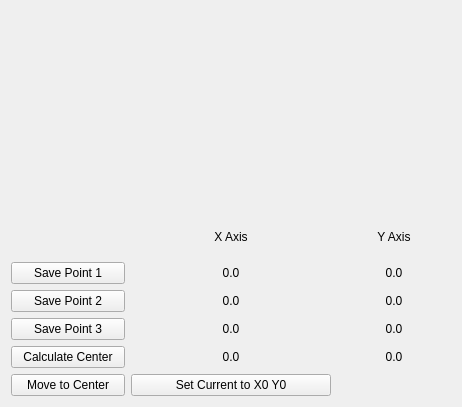
<?xml version="1.0" encoding="UTF-8"?>
<ui version="4.0">
 <class>Form</class>
 <widget class="QWidget" name="Form">
  <property name="geometry">
   <rect>
    <x>0</x>
    <y>0</y>
    <width>462</width>
    <height>407</height>
   </rect>
  </property>
  <property name="windowTitle">
   <string>Form</string>
  </property>
  <layout class="QGridLayout" name="gridLayout">
   <item row="8" column="0">
    <widget class="QPushButton" name="move_to_center_pb">
     <property name="text">
      <string>Move to Center</string>
     </property>
    </widget>
   </item>
   <item row="3" column="1">
    <widget class="QLabel" name="label_2">
     <property name="text">
      <string>X Axis</string>
     </property>
     <property name="alignment">
      <set>Qt::AlignCenter</set>
     </property>
    </widget>
   </item>
   <item row="4" column="1">
    <widget class="QLabel" name="point_1_x">
     <property name="text">
      <string>0.0</string>
     </property>
     <property name="alignment">
      <set>Qt::AlignCenter</set>
     </property>
    </widget>
   </item>
   <item row="4" column="2">
    <widget class="QLabel" name="point_1_y">
     <property name="text">
      <string>0.0</string>
     </property>
     <property name="alignment">
      <set>Qt::AlignCenter</set>
     </property>
    </widget>
   </item>
   <item row="5" column="2">
    <widget class="QLabel" name="point_2_y">
     <property name="text">
      <string>0.0</string>
     </property>
     <property name="alignment">
      <set>Qt::AlignCenter</set>
     </property>
    </widget>
   </item>
   <item row="5" column="0">
    <widget class="QPushButton" name="save_point_2_pb">
     <property name="text">
      <string>Save Point 2</string>
     </property>
    </widget>
   </item>
   <item row="7" column="0">
    <widget class="QPushButton" name="calculate_center_pb">
     <property name="text">
      <string>Calculate Center</string>
     </property>
    </widget>
   </item>
   <item row="6" column="0">
    <widget class="QPushButton" name="save_point_3_pb">
     <property name="text">
      <string>Save Point 3</string>
     </property>
    </widget>
   </item>
   <item row="6" column="2">
    <widget class="QLabel" name="point_3_y">
     <property name="text">
      <string>0.0</string>
     </property>
     <property name="alignment">
      <set>Qt::AlignCenter</set>
     </property>
    </widget>
   </item>
   <item row="7" column="2">
    <widget class="QLabel" name="center_y">
     <property name="text">
      <string>0.0</string>
     </property>
     <property name="alignment">
      <set>Qt::AlignCenter</set>
     </property>
    </widget>
   </item>
   <item row="8" column="1">
    <widget class="QPushButton" name="set_to_x0_y0">
     <property name="text">
      <string>Set Current to X0 Y0</string>
     </property>
    </widget>
   </item>
   <item row="7" column="1">
    <widget class="QLabel" name="center_x">
     <property name="text">
      <string>0.0</string>
     </property>
     <property name="alignment">
      <set>Qt::AlignCenter</set>
     </property>
    </widget>
   </item>
   <item row="6" column="1">
    <widget class="QLabel" name="point_3_x">
     <property name="text">
      <string>0.0</string>
     </property>
     <property name="alignment">
      <set>Qt::AlignCenter</set>
     </property>
    </widget>
   </item>
   <item row="4" column="0">
    <widget class="QPushButton" name="save_point_1_pb">
     <property name="text">
      <string>Save Point 1</string>
     </property>
    </widget>
   </item>
   <item row="5" column="1">
    <widget class="QLabel" name="point_2_x">
     <property name="text">
      <string>0.0</string>
     </property>
     <property name="alignment">
      <set>Qt::AlignCenter</set>
     </property>
    </widget>
   </item>
   <item row="2" column="1">
    <widget class="QLabel" name="tpc_lb">
     <property name="sizePolicy">
      <sizepolicy hsizetype="Fixed" vsizetype="Fixed">
       <horstretch>0</horstretch>
       <verstretch>0</verstretch>
      </sizepolicy>
     </property>
     <property name="minimumSize">
      <size>
       <width>200</width>
       <height>200</height>
      </size>
     </property>
     <property name="maximumSize">
      <size>
       <width>200</width>
       <height>200</height>
      </size>
     </property>
     <property name="text">
      <string/>
     </property>
    </widget>
   </item>
   <item row="3" column="2">
    <widget class="QLabel" name="label_8">
     <property name="text">
      <string>Y Axis</string>
     </property>
     <property name="alignment">
      <set>Qt::AlignCenter</set>
     </property>
    </widget>
   </item>
  </layout>
 </widget>
 <resources/>
 <connections/>
</ui>
